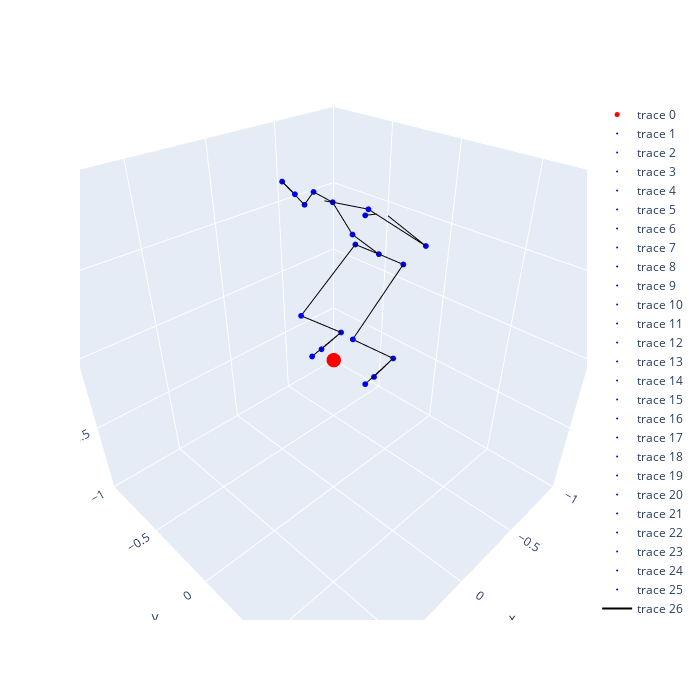

The notebook cell saved with this chart:
### Code cell
# gt
fit3d_3d = copy.deepcopy(np.array(gt_squat['joints3d_25'][1025]))
pos = copy.deepcopy(fit3d_3d)
points_aihub_3d = {}
for i, p in enumerate(pos):
    #print(i, h36m_keypoints[i], p)
    points_aihub_3d[i] = np.array([p[0], p[1], p[2]]) #np.array([p[0], p[1], p[2]])  #np.array([p[0], -p[2], -p[1]])
pos_vector = pos.reshape(-1) # (51,)
total_min, total_max = pos_vector.min(), pos_vector.max()
print("total min: ", total_min,
      "total max: ", total_max)

fig = draw_skeleton(points_aihub_3d, fit3d_connections)
fig.show()

### Figure 1 — Plotly figure (JSON) as saved in the notebook; plotly's stock layout.template omitted (floating-point values rounded to 4 significant figures)
{"data": [{"marker": {"color": "red", "size": 5}, "mode": "markers", "type": "scatter3d", "x": [0], "y": [0], "z": [0]}, {"marker": {"color": "blue", "size": 2}, "mode": "markers", "type": "scatter3d", "x": [-0.2061], "y": [0.1165], "z": [0.6092]}, {"marker": {"color": "blue", "size": 2}, "mode": "markers", "type": "scatter3d", "x": [-0.2262], "y": [0.2608], "z": [0.5955]}, {"marker": {"color": "blue", "size": 2}, "mode": "markers", "type": "scatter3d", "x": [0.1818], "y": [0.3105], "z": [0.3656]}, {"marker": {"color": "blue", "size": 2}, "mode": "markers", "type": "scatter3d", "x": [-0.1689], "y": [0.2823], "z": [0.06751]}, {"marker": {"color": "blue", "size": 2}, "mode": "markers", "type": "scatter3d", "x": [-0.1862], "y": [-0.02794], "z": [0.6209]}, {"marker": {"color": "blue", "size": 2}, "mode": "markers", "type": "scatter3d", "x": [0.2097], "y": [-0.02014], "z": [0.3661]}, {"marker": {"color": "blue", "size": 2}, "mode": "markers", "type": "scatter3d", "x": [-0.1439], "y": [-0.08406], "z": [0.0772]}, {"marker": {"color": "blue", "size": 2}, "mode": "markers", "type": "scatter3d", "x": [-0.005729], "y": [0.1199], "z": [0.7791]}, {"marker": {"color": "blue", "size": 2}, "mode": "markers", "type": "scatter3d", "x": [0.1391], "y": [0.1334], "z": [0.9801]}, {"marker": {"color": "blue", "size": 2}, "mode": "markers", "type": "scatter3d", "x": [0.2459], "y": [0.1361], "z": [1.023]}, {"marker": {"color": "blue", "size": 2}, "mode": "markers", "type": "scatter3d", "x": [0.2442], "y": [0.1367], "z": [1.138]}, {"marker": {"color": "blue", "size": 2}, "mode": "markers", "type": "scatter3d", "x": [0.07347], "y": [0.285], "z": [0.9724]}, {"marker": {"color": "blue", "size": 2}, "mode": "markers", "type": "scatter3d", "x": [-0.04419], "y": [0.5183], "z": [0.8391]}, {"marker": {"color": "blue", "size": 2}, "mode": "markers", "type": "scatter3d", "x": [0.1329], "y": [0.4278], "z": [1.013]}, {"marker": {"color": "blue", "size": 2}, "mode": "markers", "type": "scatter3d", "x": [0.1015], "y": [-0.02745], "z": [0.9748]}, {"marker": {"color": "blue", "size": 2}, "mode": "markers", "type": "scatter3d", "x": [-0.03146], "y": [-0.2374], "z": [0.819]}, {"marker": {"color": "blue", "size": 2}, "mode": "markers", "type": "scatter3d", "x": [0.1547], "y": [-0.182], "z": [0.9976]}, {"marker": {"color": "blue", "size": 2}, "mode": "markers", "type": "scatter3d", "x": [-0.004902], "y": [0.2935], "z": [0.03656]}, {"marker": {"color": "blue", "size": 2}, "mode": "markers", "type": "scatter3d", "x": [0.06971], "y": [0.3003], "z": [0.03294]}, {"marker": {"color": "blue", "size": 2}, "mode": "markers", "type": "scatter3d", "x": [0.02013], "y": [-0.07413], "z": [0.04609]}, {"marker": {"color": "blue", "size": 2}, "mode": "markers", "type": "scatter3d", "x": [0.09434], "y": [-0.07151], "z": [0.03556]}, {"marker": {"color": "blue", "size": 2}, "mode": "markers", "type": "scatter3d", "x": [0.1475], "y": [0.3342], "z": [0.9805]}, {"marker": {"color": "blue", "size": 2}, "mode": "markers", "type": "scatter3d", "x": [0.07043], "y": [0.3939], "z": [1.083]}, {"marker": {"color": "blue", "size": 2}, "mode": "markers", "type": "scatter3d", "x": [0.1618], "y": [-0.08817], "z": [0.9637]}, {"marker": {"color": "blue", "size": 2}, "mode": "markers", "type": "scatter3d", "x": [0.06061], "y": [-0.1417], "z": [1.089]}, {"line": {"color": "black"}, "mode": "lines", "type": "scatter3d", "x": [0.2442, 0.2459], "y": [0.1367, 0.1361], "z": [1.138, 1.023]}, {"line": {"color": "black"}, "mode": "lines", "type": "scatter3d", "x": [0.2459, 0.1391], "y": [0.1361, 0.1334], "z": [1.023, 0.9801]}, {"line": {"color": "black"}, "mode": "lines", "type": "scatter3d", "x": [0.1391, 0.07347], "y": [0.1334, 0.285], "z": [0.9801, 0.9724]}, {"line": {"color": "black"}, "mode": "lines", "type": "scatter3d", "x": [0.1391, 0.1015], "y": [0.1334, -0.02745], "z": [0.9801, 0.9748]}, {"line": {"color": "black"}, "mode": "lines", "type": "scatter3d", "x": [0.07347, -0.04419], "y": [0.285, 0.5183], "z": [0.9724, 0.8391]}, {"line": {"color": "black"}, "mode": "lines", "type": "scatter3d", "x": [0.1015, -0.03146], "y": [-0.02745, -0.2374], "z": [0.9748, 0.819]}, {"line": {"color": "black"}, "mode": "lines", "type": "scatter3d", "x": [-0.04419, 0.1329], "y": [0.5183, 0.4278], "z": [0.8391, 1.013]}, {"line": {"color": "black"}, "mode": "lines", "type": "scatter3d", "x": [-0.03146, 0.1547], "y": [-0.2374, -0.182], "z": [0.819, 0.9976]}, {"line": {"color": "black"}, "mode": "lines", "type": "scatter3d", "x": [0.1391, -0.005729], "y": [0.1334, 0.1199], "z": [0.9801, 0.7791]}, {"line": {"color": "black"}, "mode": "lines", "type": "scatter3d", "x": [-0.005729, -0.2061], "y": [0.1199, 0.1165], "z": [0.7791, 0.6092]}, {"line": {"color": "black"}, "mode": "lines", "type": "scatter3d", "x": [-0.2061, -0.2262], "y": [0.1165, 0.2608], "z": [0.6092, 0.5955]}, {"line": {"color": "black"}, "mode": "lines", "type": "scatter3d", "x": [-0.2061, -0.1862], "y": [0.1165, -0.02794], "z": [0.6092, 0.6209]}, {"line": {"color": "black"}, "mode": "lines", "type": "scatter3d", "x": [-0.2262, 0.1818], "y": [0.2608, 0.3105], "z": [0.5955, 0.3656]}, {"line": {"color": "black"}, "mode": "lines", "type": "scatter3d", "x": [-0.1862, 0.2097], "y": [-0.02794, -0.02014], "z": [0.6209, 0.3661]}, {"line": {"color": "black"}, "mode": "lines", "type": "scatter3d", "x": [0.1818, -0.1689], "y": [0.3105, 0.2823], "z": [0.3656, 0.06751]}, {"line": {"color": "black"}, "mode": "lines", "type": "scatter3d", "x": [0.2097, -0.1439], "y": [-0.02014, -0.08406], "z": [0.3661, 0.0772]}, {"line": {"color": "black"}, "mode": "lines", "type": "scatter3d", "x": [0.1329, 0.1475], "y": [0.4278, 0.3342], "z": [1.013, 0.9805]}, {"line": {"color": "black"}, "mode": "lines", "type": "scatter3d", "x": [0.1329, 0.07043], "y": [0.4278, 0.3939], "z": [1.013, 1.083]}, {"line": {"color": "black"}, "mode": "lines", "type": "scatter3d", "x": [0.1547, 0.1618], "y": [-0.182, -0.08817], "z": [0.9976, 0.9637]}, {"line": {"color": "black"}, "mode": "lines", "type": "scatter3d", "x": [0.1547, 0.06061], "y": [-0.182, -0.1417], "z": [0.9976, 1.089]}, {"line": {"color": "black"}, "mode": "lines", "type": "scatter3d", "x": [-0.1689, -0.004902], "y": [0.2823, 0.2935], "z": [0.06751, 0.03656]}, {"line": {"color": "black"}, "mode": "lines", "type": "scatter3d", "x": [-0.1689, 0.06971], "y": [0.2823, 0.3003], "z": [0.06751, 0.03294]}, {"line": {"color": "black"}, "mode": "lines", "type": "scatter3d", "x": [-0.1439, 0.02013], "y": [-0.08406, -0.07413], "z": [0.0772, 0.04609]}, {"line": {"color": "black"}, "mode": "lines", "type": "scatter3d", "x": [-0.1439, 0.09434], "y": [-0.08406, -0.07151], "z": [0.0772, 0.03556]}], "layout": {"autosize": false, "height": 700, "scene": {"aspectratio": {"x": 1, "y": 1, "z": 1}, "camera": {"eye": {"x": 1, "y": 1, "z": 1}}, "xaxis": {"range": [-1, 1]}, "yaxis": {"range": [-1, 1]}, "zaxis": {"range": [-1, 1]}}, "width": 700}}
